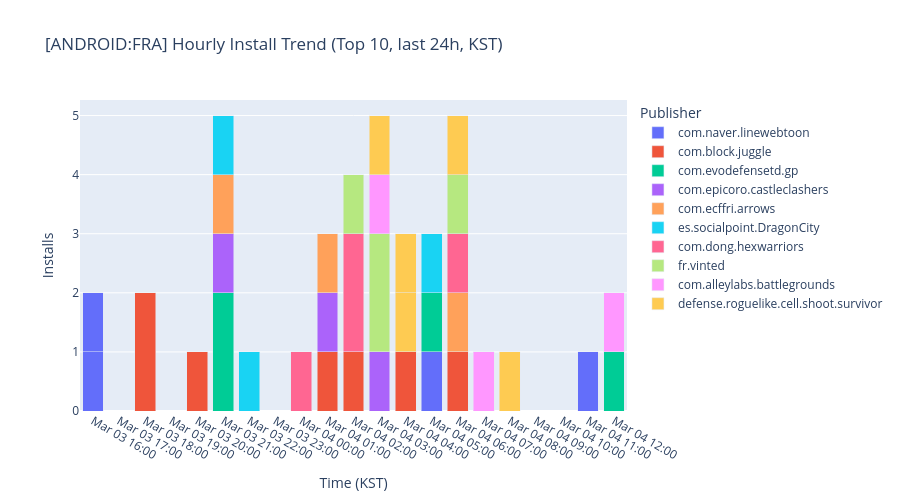
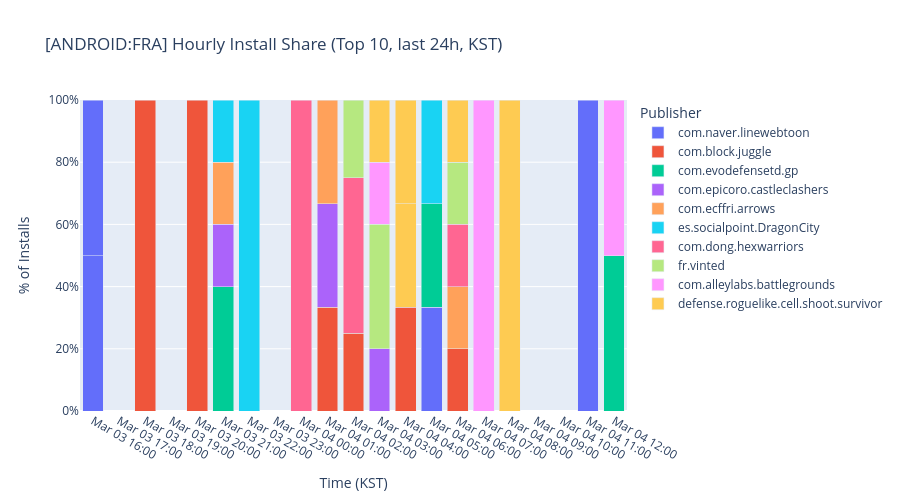
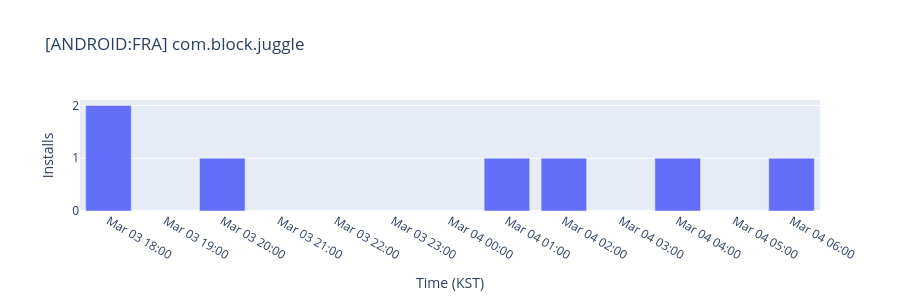
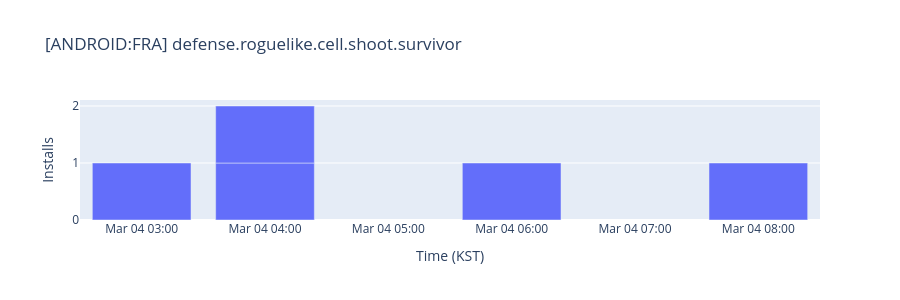

Notebook code for these charts, in order:
### Markdown cell above
## 2. Hourly Install Patterns by Publisher

### Code cell
#2. Hourly Install Trend by Publisher (last 24h, from cv postback)

q_hourly = f"""
SELECT
  {_extra_select_cv}
  DATETIME_TRUNC(DATETIME(timestamp, '{_TZ}'), HOUR) AS hour_kst,
  req.app.bundle AS publisher_bundle,
  COUNT(*) AS installs
FROM `focal-elf-631.prod_stream_view.cv`
WHERE timestamp >= TIMESTAMP_SUB(CURRENT_TIMESTAMP(), INTERVAL 24 HOUR)
  AND UPPER(cv.event) = 'INSTALL'
  {_where_filter_cv}
GROUP BY {_extra_group_cv} hour_kst, publisher_bundle
ORDER BY hour_kst ASC, installs DESC
"""

df_hourly = run_query(q_hourly, '2. Hourly Install Trend (24h)')

TOP_N_COUNTRIES = 5

if not df_hourly.empty:
    df_hourly = enrich_publisher_names(df_hourly)
    df_hourly['pub_label'] = df_hourly.apply(
        lambda r: f'{r["publisher_name"][:25]} ({r["publisher_bundle"][:25]})' if r['publisher_name'] else r['publisher_bundle'], axis=1)
    df_hourly['installs'] = pd.to_numeric(df_hourly['installs'], errors='coerce')
    df_hourly['hour_kst'] = pd.to_datetime(df_hourly['hour_kst'])

    import math
    HOUR_MS = 3_600_000 * 0.8

    top_oc = (df_hourly.groupby('os_country')['installs'].sum()
              .sort_values(ascending=False).head(TOP_N_COUNTRIES).index.tolist())
    all_oc = sorted(df_hourly['os_country'].unique())
    if len(all_oc) > TOP_N_COUNTRIES:
        print(f'  {len(all_oc)} OS:Country segments found — showing top {TOP_N_COUNTRIES} by install volume: {top_oc}')
        print(f'  (skipped: {[c for c in all_oc if c not in top_oc]})')

    for oc in top_oc:
        oc_df = df_hourly[df_hourly['os_country'] == oc]
        top_pubs = oc_df.groupby('publisher_bundle')['installs'].sum().sort_values(ascending=False).head(10).index.tolist()
        chart_df = oc_df[oc_df['publisher_bundle'].isin(top_pubs)].copy()
        chart_df['hour_kst'] = chart_df['hour_kst'].astype(str)

        fig = px.bar(chart_df, x='hour_kst', y='installs', color='pub_label',
                     title=f'[{oc}] Hourly Install Trend (Top 10, last 24h, KST)',
                     labels={'hour_kst': 'Time (KST)', 'installs': 'Installs', 'pub_label': 'Publisher'})
        fig.update_traces(width=HOUR_MS)
        fig.update_layout(barmode='stack', height=500, xaxis=dict(tickformat='%b %d %H:%M', dtick=3_600_000))
        fig.show()

        hourly_total = chart_df.groupby('hour_kst')['installs'].transform('sum')
        chart_df['pct'] = (chart_df['installs'] / hourly_total * 100).round(1)
        fig_pct = px.bar(chart_df, x='hour_kst', y='pct', color='pub_label',
                         title=f'[{oc}] Hourly Install Share (Top 10, last 24h, KST)',
                         labels={'hour_kst': 'Time (KST)', 'pct': '% of Installs', 'pub_label': 'Publisher'})
        fig_pct.update_traces(width=HOUR_MS)
        fig_pct.update_layout(barmode='stack', height=500,
                              xaxis=dict(tickformat='%b %d %H:%M', dtick=3_600_000),
                              yaxis=dict(range=[0, 100], dtick=20, ticksuffix='%'))
        fig_pct.show()

        for pub in top_pubs[:3]:
            pub_df = chart_df[chart_df['publisher_bundle'] == pub]
            if pub_df.empty:
                continue
            pub_label = pub_df['pub_label'].iloc[0]
            fig2 = px.bar(pub_df, x='hour_kst', y='installs',
                          title=f'[{oc}] {pub_label[:60]}',
                          labels={'hour_kst': 'Time (KST)', 'installs': 'Installs'})
            fig2.update_traces(width=HOUR_MS)
            max_val = pub_df['installs'].max()
            y_dtick = max(1, math.ceil(max_val / 6)) if max_val > 0 else 1
            fig2.update_layout(height=300, xaxis=dict(tickformat='%b %d %H:%M', dtick=3_600_000),
                               yaxis=dict(dtick=y_dtick, tick0=0))
            fig2.show()
df_hourly

### Figure 1 — Plotly figure (JSON) as saved in the notebook; plotly's stock layout.template omitted (floating-point values rounded to 4 significant figures)
{"data": [{"hovertemplate": "Publisher=com.naver.linewebtoon<br>Time (KST)=%{x}<br>Installs=%{y}<extra></extra>", "legendgroup": "com.naver.linewebtoon", "marker": {"color": "#636efa", "pattern": {"shape": ""}}, "name": "com.naver.linewebtoon", "orientation": "v", "showlegend": true, "textposition": "auto", "type": "bar", "width": 2880000, "x": ["2026-03-03 16:00:00", "2026-03-03 16:00:00", "2026-03-04 05:00:00", "2026-03-04 11:00:00"], "xaxis": "x", "y": [1, 1, 1, 1], "yaxis": "y"}, {"hovertemplate": "Publisher=com.block.juggle<br>Time (KST)=%{x}<br>Installs=%{y}<extra></extra>", "legendgroup": "com.block.juggle", "marker": {"color": "#EF553B", "pattern": {"shape": ""}}, "name": "com.block.juggle", "orientation": "v", "showlegend": true, "textposition": "auto", "type": "bar", "width": 2880000, "x": ["2026-03-03 18:00:00", "2026-03-03 20:00:00", "2026-03-04 01:00:00", "2026-03-04 02:00:00", "2026-03-04 04:00:00", "2026-03-04 06:00:00"], "xaxis": "x", "y": [2, 1, 1, 1, 1, 1], "yaxis": "y"}, {"hovertemplate": "Publisher=com.evodefensetd.gp<br>Time (KST)=%{x}<br>Installs=%{y}<extra></extra>", "legendgroup": "com.evodefensetd.gp", "marker": {"color": "#00cc96", "pattern": {"shape": ""}}, "name": "com.evodefensetd.gp", "orientation": "v", "showlegend": true, "textposition": "auto", "type": "bar", "width": 2880000, "x": ["2026-03-03 21:00:00", "2026-03-04 05:00:00", "2026-03-04 12:00:00"], "xaxis": "x", "y": [2, 1, 1], "yaxis": "y"}, {"hovertemplate": "Publisher=com.epicoro.castleclashers<br>Time (KST)=%{x}<br>Installs=%{y}<extra></extra>", "legendgroup": "com.epicoro.castleclashers", "marker": {"color": "#ab63fa", "pattern": {"shape": ""}}, "name": "com.epicoro.castleclashers", "orientation": "v", "showlegend": true, "textposition": "auto", "type": "bar", "width": 2880000, "x": ["2026-03-03 21:00:00", "2026-03-04 01:00:00", "2026-03-04 03:00:00"], "xaxis": "x", "y": [1, 1, 1], "yaxis": "y"}, {"hovertemplate": "Publisher=com.ecffri.arrows<br>Time (KST)=%{x}<br>Installs=%{y}<extra></extra>", "legendgroup": "com.ecffri.arrows", "marker": {"color": "#FFA15A", "pattern": {"shape": ""}}, "name": "com.ecffri.arrows", "orientation": "v", "showlegend": true, "textposition": "auto", "type": "bar", "width": 2880000, "x": ["2026-03-03 21:00:00", "2026-03-04 01:00:00", "2026-03-04 06:00:00"], "xaxis": "x", "y": [1, 1, 1], "yaxis": "y"}, {"hovertemplate": "Publisher=es.socialpoint.DragonCity<br>Time (KST)=%{x}<br>Installs=%{y}<extra></extra>", "legendgroup": "es.socialpoint.DragonCity", "marker": {"color": "#19d3f3", "pattern": {"shape": ""}}, "name": "es.socialpoint.DragonCity", "orientation": "v", "showlegend": true, "textposition": "auto", "type": "bar", "width": 2880000, "x": ["2026-03-03 21:00:00", "2026-03-03 22:00:00", "2026-03-04 05:00:00"], "xaxis": "x", "y": [1, 1, 1], "yaxis": "y"}, {"hovertemplate": "Publisher=com.dong.hexwarriors<br>Time (KST)=%{x}<br>Installs=%{y}<extra></extra>", "legendgroup": "com.dong.hexwarriors", "marker": {"color": "#FF6692", "pattern": {"shape": ""}}, "name": "com.dong.hexwarriors", "orientation": "v", "showlegend": true, "textposition": "auto", "type": "bar", "width": 2880000, "x": ["2026-03-04 00:00:00", "2026-03-04 02:00:00", "2026-03-04 06:00:00"], "xaxis": "x", "y": [1, 2, 1], "yaxis": "y"}, {"hovertemplate": "Publisher=fr.vinted<br>Time (KST)=%{x}<br>Installs=%{y}<extra></extra>", "legendgroup": "fr.vinted", "marker": {"color": "#B6E880", "pattern": {"shape": ""}}, "name": "fr.vinted", "orientation": "v", "showlegend": true, "textposition": "auto", "type": "bar", "width": 2880000, "x": ["2026-03-04 02:00:00", "2026-03-04 03:00:00", "2026-03-04 06:00:00"], "xaxis": "x", "y": [1, 2, 1], "yaxis": "y"}, {"hovertemplate": "Publisher=com.alleylabs.battlegrounds<br>Time (KST)=%{x}<br>Installs=%{y}<extra></extra>", "legendgroup": "com.alleylabs.battlegrounds", "marker": {"color": "#FF97FF", "pattern": {"shape": ""}}, "name": "com.alleylabs.battlegrounds", "orientation": "v", "showlegend": true, "textposition": "auto", "type": "bar", "width": 2880000, "x": ["2026-03-04 03:00:00", "2026-03-04 07:00:00", "2026-03-04 12:00:00"], "xaxis": "x", "y": [1, 1, 1], "yaxis": "y"}, {"hovertemplate": "Publisher=defense.roguelike.cell.shoot.survivor<br>Time (KST)=%{x}<br>Installs=%{y}<extra></extra>", "legendgroup": "defense.roguelike.cell.shoot.survivor", "marker": {"color": "#FECB52", "pattern": {"shape": ""}}, "name": "defense.roguelike.cell.shoot.survivor", "orientation": "v", "showlegend": true, "textposition": "auto", "type": "bar", "width": 2880000, "x": ["2026-03-04 03:00:00", "2026-03-04 04:00:00", "2026-03-04 04:00:00", "2026-03-04 06:00:00", "2026-03-04 08:00:00"], "xaxis": "x", "y": [1, 1, 1, 1, 1], "yaxis": "y"}], "layout": {"barmode": "stack", "height": 500, "legend": {"title": {"text": "Publisher"}, "tracegroupgap": 0}, "title": {"text": "[ANDROID:FRA] Hourly Install Trend (Top 10, last 24h, KST)"}, "xaxis": {"anchor": "y", "domain": [0, 1], "dtick": 3600000, "tickformat": "%b %d %H:%M", "title": {"text": "Time (KST)"}}, "yaxis": {"anchor": "x", "domain": [0, 1], "title": {"text": "Installs"}}}}

### Figure 2 — Plotly figure (JSON) as saved in the notebook; plotly's stock layout.template omitted (floating-point values rounded to 4 significant figures)
{"data": [{"hovertemplate": "Publisher=com.naver.linewebtoon<br>Time (KST)=%{x}<br>% of Installs=%{y}<extra></extra>", "legendgroup": "com.naver.linewebtoon", "marker": {"color": "#636efa", "pattern": {"shape": ""}}, "name": "com.naver.linewebtoon", "orientation": "v", "showlegend": true, "textposition": "auto", "type": "bar", "width": 2880000, "x": ["2026-03-03 16:00:00", "2026-03-03 16:00:00", "2026-03-04 05:00:00", "2026-03-04 11:00:00"], "xaxis": "x", "y": [50.0, 50.0, 33.3, 100.0], "yaxis": "y"}, {"hovertemplate": "Publisher=com.block.juggle<br>Time (KST)=%{x}<br>% of Installs=%{y}<extra></extra>", "legendgroup": "com.block.juggle", "marker": {"color": "#EF553B", "pattern": {"shape": ""}}, "name": "com.block.juggle", "orientation": "v", "showlegend": true, "textposition": "auto", "type": "bar", "width": 2880000, "x": ["2026-03-03 18:00:00", "2026-03-03 20:00:00", "2026-03-04 01:00:00", "2026-03-04 02:00:00", "2026-03-04 04:00:00", "2026-03-04 06:00:00"], "xaxis": "x", "y": [100.0, 100.0, 33.3, 25.0, 33.3, 20.0], "yaxis": "y"}, {"hovertemplate": "Publisher=com.evodefensetd.gp<br>Time (KST)=%{x}<br>% of Installs=%{y}<extra></extra>", "legendgroup": "com.evodefensetd.gp", "marker": {"color": "#00cc96", "pattern": {"shape": ""}}, "name": "com.evodefensetd.gp", "orientation": "v", "showlegend": true, "textposition": "auto", "type": "bar", "width": 2880000, "x": ["2026-03-03 21:00:00", "2026-03-04 05:00:00", "2026-03-04 12:00:00"], "xaxis": "x", "y": [40.0, 33.3, 50.0], "yaxis": "y"}, {"hovertemplate": "Publisher=com.epicoro.castleclashers<br>Time (KST)=%{x}<br>% of Installs=%{y}<extra></extra>", "legendgroup": "com.epicoro.castleclashers", "marker": {"color": "#ab63fa", "pattern": {"shape": ""}}, "name": "com.epicoro.castleclashers", "orientation": "v", "showlegend": true, "textposition": "auto", "type": "bar", "width": 2880000, "x": ["2026-03-03 21:00:00", "2026-03-04 01:00:00", "2026-03-04 03:00:00"], "xaxis": "x", "y": [20.0, 33.3, 20.0], "yaxis": "y"}, {"hovertemplate": "Publisher=com.ecffri.arrows<br>Time (KST)=%{x}<br>% of Installs=%{y}<extra></extra>", "legendgroup": "com.ecffri.arrows", "marker": {"color": "#FFA15A", "pattern": {"shape": ""}}, "name": "com.ecffri.arrows", "orientation": "v", "showlegend": true, "textposition": "auto", "type": "bar", "width": 2880000, "x": ["2026-03-03 21:00:00", "2026-03-04 01:00:00", "2026-03-04 06:00:00"], "xaxis": "x", "y": [20.0, 33.3, 20.0], "yaxis": "y"}, {"hovertemplate": "Publisher=es.socialpoint.DragonCity<br>Time (KST)=%{x}<br>% of Installs=%{y}<extra></extra>", "legendgroup": "es.socialpoint.DragonCity", "marker": {"color": "#19d3f3", "pattern": {"shape": ""}}, "name": "es.socialpoint.DragonCity", "orientation": "v", "showlegend": true, "textposition": "auto", "type": "bar", "width": 2880000, "x": ["2026-03-03 21:00:00", "2026-03-03 22:00:00", "2026-03-04 05:00:00"], "xaxis": "x", "y": [20.0, 100.0, 33.3], "yaxis": "y"}, {"hovertemplate": "Publisher=com.dong.hexwarriors<br>Time (KST)=%{x}<br>% of Installs=%{y}<extra></extra>", "legendgroup": "com.dong.hexwarriors", "marker": {"color": "#FF6692", "pattern": {"shape": ""}}, "name": "com.dong.hexwarriors", "orientation": "v", "showlegend": true, "textposition": "auto", "type": "bar", "width": 2880000, "x": ["2026-03-04 00:00:00", "2026-03-04 02:00:00", "2026-03-04 06:00:00"], "xaxis": "x", "y": [100.0, 50.0, 20.0], "yaxis": "y"}, {"hovertemplate": "Publisher=fr.vinted<br>Time (KST)=%{x}<br>% of Installs=%{y}<extra></extra>", "legendgroup": "fr.vinted", "marker": {"color": "#B6E880", "pattern": {"shape": ""}}, "name": "fr.vinted", "orientation": "v", "showlegend": true, "textposition": "auto", "type": "bar", "width": 2880000, "x": ["2026-03-04 02:00:00", "2026-03-04 03:00:00", "2026-03-04 06:00:00"], "xaxis": "x", "y": [25.0, 40.0, 20.0], "yaxis": "y"}, {"hovertemplate": "Publisher=com.alleylabs.battlegrounds<br>Time (KST)=%{x}<br>% of Installs=%{y}<extra></extra>", "legendgroup": "com.alleylabs.battlegrounds", "marker": {"color": "#FF97FF", "pattern": {"shape": ""}}, "name": "com.alleylabs.battlegrounds", "orientation": "v", "showlegend": true, "textposition": "auto", "type": "bar", "width": 2880000, "x": ["2026-03-04 03:00:00", "2026-03-04 07:00:00", "2026-03-04 12:00:00"], "xaxis": "x", "y": [20.0, 100.0, 50.0], "yaxis": "y"}, {"hovertemplate": "Publisher=defense.roguelike.cell.shoot.survivor<br>Time (KST)=%{x}<br>% of Installs=%{y}<extra></extra>", "legendgroup": "defense.roguelike.cell.shoot.survivor", "marker": {"color": "#FECB52", "pattern": {"shape": ""}}, "name": "defense.roguelike.cell.shoot.survivor", "orientation": "v", "showlegend": true, "textposition": "auto", "type": "bar", "width": 2880000, "x": ["2026-03-04 03:00:00", "2026-03-04 04:00:00", "2026-03-04 04:00:00", "2026-03-04 06:00:00", "2026-03-04 08:00:00"], "xaxis": "x", "y": [20.0, 33.3, 33.3, 20.0, 100.0], "yaxis": "y"}], "layout": {"barmode": "stack", "height": 500, "legend": {"title": {"text": "Publisher"}, "tracegroupgap": 0}, "title": {"text": "[ANDROID:FRA] Hourly Install Share (Top 10, last 24h, KST)"}, "xaxis": {"anchor": "y", "domain": [0, 1], "dtick": 3600000, "tickformat": "%b %d %H:%M", "title": {"text": "Time (KST)"}}, "yaxis": {"anchor": "x", "domain": [0, 1], "dtick": 20, "range": [0, 100], "ticksuffix": "%", "title": {"text": "% of Installs"}}}}

### Figure 3 — Plotly figure (JSON) as saved in the notebook; plotly's stock layout.template omitted (floating-point values rounded to 4 significant figures)
{"data": [{"hovertemplate": "Time (KST)=%{x}<br>Installs=%{y}<extra></extra>", "legendgroup": "", "marker": {"color": "#636efa", "pattern": {"shape": ""}}, "name": "", "orientation": "v", "showlegend": false, "textposition": "auto", "type": "bar", "width": 2880000, "x": ["2026-03-03 18:00:00", "2026-03-03 20:00:00", "2026-03-04 01:00:00", "2026-03-04 02:00:00", "2026-03-04 04:00:00", "2026-03-04 06:00:00"], "xaxis": "x", "y": [2, 1, 1, 1, 1, 1], "yaxis": "y"}], "layout": {"barmode": "relative", "height": 300, "legend": {"tracegroupgap": 0}, "title": {"text": "[ANDROID:FRA] com.block.juggle"}, "xaxis": {"anchor": "y", "domain": [0, 1], "dtick": 3600000, "tickformat": "%b %d %H:%M", "title": {"text": "Time (KST)"}}, "yaxis": {"anchor": "x", "domain": [0, 1], "dtick": 1, "tick0": 0, "title": {"text": "Installs"}}}}

### Figure 4 — Plotly figure (JSON) as saved in the notebook; plotly's stock layout.template omitted (floating-point values rounded to 4 significant figures)
{"data": [{"hovertemplate": "Time (KST)=%{x}<br>Installs=%{y}<extra></extra>", "legendgroup": "", "marker": {"color": "#636efa", "pattern": {"shape": ""}}, "name": "", "orientation": "v", "showlegend": false, "textposition": "auto", "type": "bar", "width": 2880000, "x": ["2026-03-04 03:00:00", "2026-03-04 04:00:00", "2026-03-04 04:00:00", "2026-03-04 06:00:00", "2026-03-04 08:00:00"], "xaxis": "x", "y": [1, 1, 1, 1, 1], "yaxis": "y"}], "layout": {"barmode": "relative", "height": 300, "legend": {"tracegroupgap": 0}, "title": {"text": "[ANDROID:FRA] defense.roguelike.cell.shoot.survivor"}, "xaxis": {"anchor": "y", "domain": [0, 1], "dtick": 3600000, "tickformat": "%b %d %H:%M", "title": {"text": "Time (KST)"}}, "yaxis": {"anchor": "x", "domain": [0, 1], "dtick": 1, "tick0": 0, "title": {"text": "Installs"}}}}
